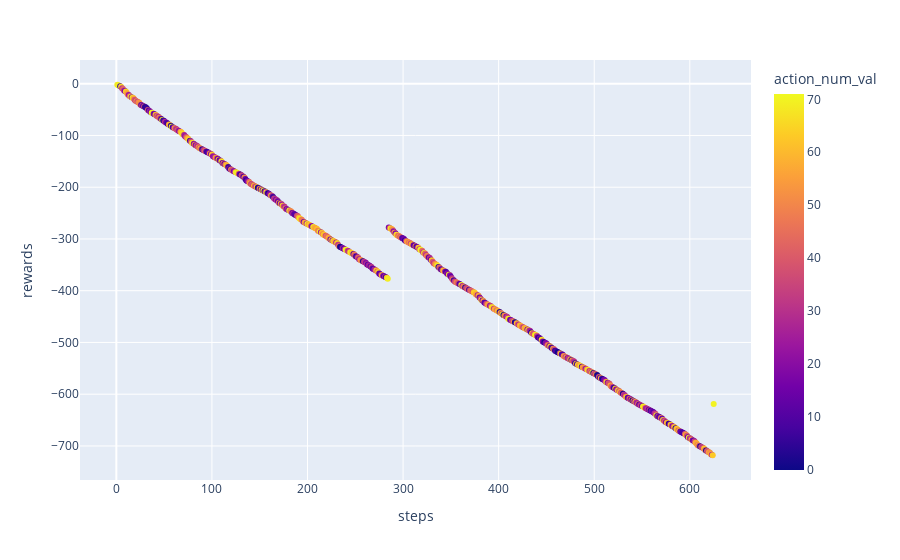

Notebook source saved alongside this figure:
### Markdown cell above
There is no correlation between action_num_val and the rewards. This makes sense as this is a random agent doing random actions. In the bruteforce agent the values iterate starting at one and incrementing action_num_val until it is completed.

### Code cell
fig2 = px.scatter(df,x="steps", y="rewards", color="action_num_val")
fig.update_traces(marker_size=10)
fig2.show()

### Figure 1 — Plotly figure (JSON) as saved in the notebook; plotly's stock layout.template omitted (floating-point values rounded to 4 significant figures; data arrays with more than 128 entries replaced by an {"elided": "..."} marker saying what was removed)
{"data": [{"hovertemplate": "steps=%{x}<br>rewards=%{y}<br>action_num_val=%{marker.color}<extra></extra>", "legendgroup": "", "marker": {"color": {"elided": "625 int values"}, "coloraxis": "coloraxis", "symbol": "circle"}, "mode": "markers", "name": "", "orientation": "v", "showlegend": false, "type": "scatter", "x": {"elided": "625 int values"}, "xaxis": "x", "y": {"elided": "625 int values"}, "yaxis": "y"}], "layout": {"coloraxis": {"colorbar": {"title": {"text": "action_num_val"}}, "colorscale": [[0, "#0d0887"], [0.1111, "#46039f"], [0.2222, "#7201a8"], [0.3333, "#9c179e"], [0.4444, "#bd3786"], [0.5556, "#d8576b"], [0.6667, "#ed7953"], [0.7778, "#fb9f3a"], [0.8889, "#fdca26"], [1, "#f0f921"]]}, "legend": {"tracegroupgap": 0}, "margin": {"t": 60}, "xaxis": {"anchor": "y", "domain": [0, 1], "title": {"text": "steps"}}, "yaxis": {"anchor": "x", "domain": [0, 1], "title": {"text": "rewards"}}}}
